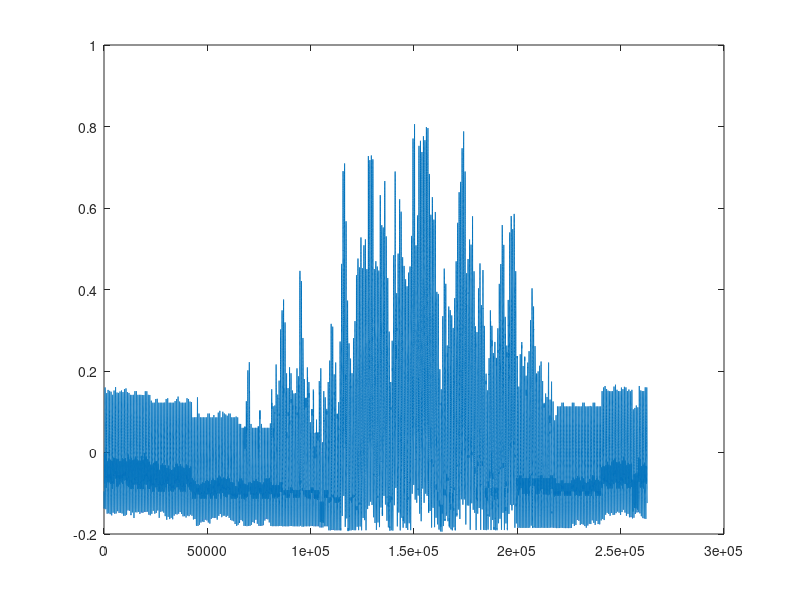

The MATLAB source for this figure:
%% Preprocessing of variables
% Normalisation
load('MAINS.mat')
load('HVAC.mat')
load('LIGHTING.mat')
load('APPLIANCES.mat')
load('OTHER_LOADS.mat')
t = [1:262800]';
y1 = (y1 - mean(y1))/(max(y1)-min(y1));
plot(t,y1)
